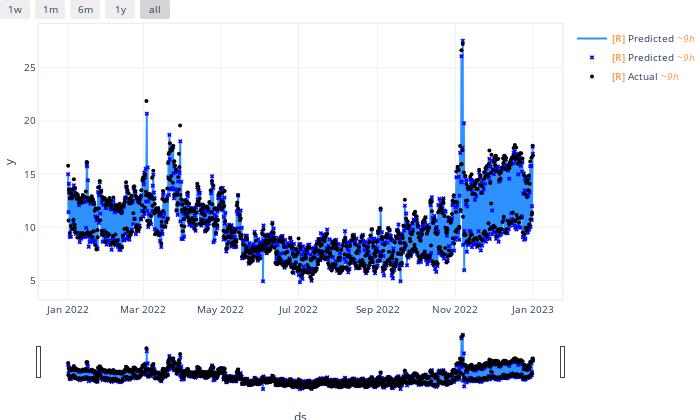

The notebook cell this image was saved under:
### Markdown cell above
Lets take a look at the accuracy of the forecast. Even though this is not our primary driver, the validity of our changepoints will be related to the accuracy of the model we have fit. In the code below there are two plots. The first plot compares measured versus predicted values for the normalised dataset over the final year. The second plot 'zooms in' for the final week. Looks good?!

### Code cell
# Plot a forecast of the normalised values
# This function uses the trained model 'm' to produce a dataframe that contains forecasts for comparison with actual values
forecast = m.predict(clean_df)
fig1 = m.plot(forecast[-365*24:])
# e can generate a plot where we can interrogate the forecast values
fig1.show()

### Figure 1 — Plotly figure (JSON) as saved in the notebook; plotly's stock layout.template omitted (floating-point values rounded to 4 significant figures; data arrays with more than 128 entries replaced by an {"elided": "..."} marker saying what was removed)
{"data": [{"line": {"color": "#2d92ff", "width": 2}, "mode": "lines", "name": "<b style=\"color:sandybrown\">[R]</b> Predicted <i style=\"color:#fc9944\">~9h</i>", "type": "scatter", "uid": "9d81c0a7-d9dd-48b0-a3df-4095234c7295", "x": {"elided": "1000 str values"}, "y": {"elided": "1000 float values"}}, {"marker": {"color": "blue", "size": 4, "symbol": "x"}, "mode": "markers", "name": "<b style=\"color:sandybrown\">[R]</b> Predicted <i style=\"color:#fc9944\">~9h</i>", "type": "scatter", "uid": "4cb09233-b796-4e88-9c51-caba69112604", "x": {"elided": "1000 str values"}, "y": {"elided": "1000 float values"}}, {"marker": {"color": "black", "size": 4}, "mode": "markers", "name": "<b style=\"color:sandybrown\">[R]</b> Actual <i style=\"color:#fc9944\">~9h</i>", "type": "scatter", "uid": "7f4f68a9-1d17-46ac-a809-8f77946f882d", "x": {"elided": "1000 str values"}, "y": {"elided": "1000 float values"}}], "layout": {"autosize": true, "font": {"size": 10}, "height": 420, "hovermode": "x unified", "margin": {"b": 0, "l": 0, "pad": 0, "r": 10, "t": 10}, "showlegend": true, "title": {"font": {"size": 12}}, "width": 700, "xaxis": {"linewidth": 1.5, "mirror": true, "rangeselector": {"buttons": [{"count": 7, "label": "1w", "step": "day", "stepmode": "backward"}, {"count": 1, "label": "1m", "step": "month", "stepmode": "backward"}, {"count": 6, "label": "6m", "step": "month", "stepmode": "backward"}, {"count": 1, "label": "1y", "step": "year", "stepmode": "backward"}, {"step": "all"}]}, "rangeslider": {"visible": true}, "showline": true, "title": {"text": "ds"}, "type": "date"}, "yaxis": {"linewidth": 1.5, "mirror": true, "showline": true, "title": {"text": "y"}}}}
